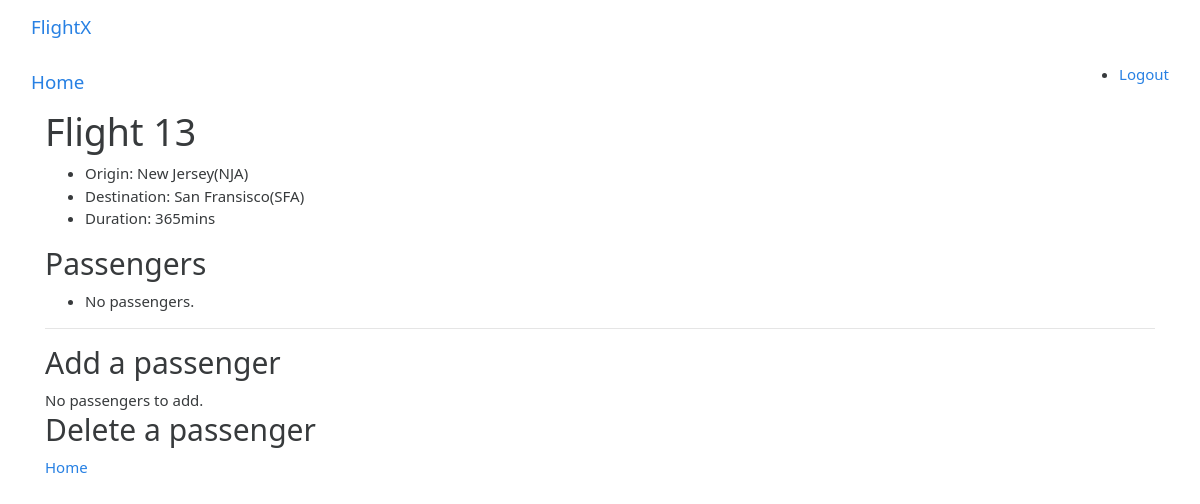
/13, run on the app's committed database.
### webapp/models.py (models this page shows, shortened)
class Flight(models.Model):
    origin = models.ForeignKey(Airport, on_delete=models.CASCADE, related_name="departures")
    destination = models.ForeignKey(Airport, on_delete=models.CASCADE, related_name="arrival")
    duration = models.IntegerField()

class Airport(models.Model):
    code = models.CharField(max_length=3)
    city = models.CharField(max_length=60)
    def __str__(self):
        return f"{self.city}({self.code})"

### webapp/views.py (the view)
# urls.py: path("<int:flight_id>", views.flight, name="flight"),
def flight(request, flight_id):
    try:
        flight = Flight.objects.get(pk=flight_id)
    except Flight.DoesNotExist:
        raise Http404("Flight does not exist.")
    context = {
        "flight": flight,
        "passengers": flight.passengers.all(),
        "non_passengers": Passenger.objects.exclude(flights=flight).all()
    }
    return render(request, "webapp/flight.html", context)

### webapp/templates/webapp/flight.html (shortened to what this page needs)
{% extends "webapp/base.html" %}
{% block content %}
<nav class="navbar navbar-default">
    <div class="container-fluid">
        <div class="navbar-header">
            <a class="navbar-brand" href="{% url 'webapp:index' %}">Home</a>
        </div>
        <ul>
            <li><a href="{% url 'webapp:logout' %}">Logout</a></li>
        </ul>
    </div>
</nav>
<div class="container">
    <h1>Flight {{ flight.id }}</h1>
    <ul>
        <li>Origin: {{ flight.origin }}</li>
        <li>Destination: {{ flight.destination }}</li>
        <li>Duration: {{ flight.duration }}mins</li>
    </ul>
    <h2>Passengers</h2>
    <ul>
        {% for passenger in passengers %}
            <li>{{ passenger }}</li>
        {% empty %}
            <li>No passengers.</li>
        {% endfor %}
    </ul>
    <hr>
    <h2>Add a passenger</h2>
    {% if non_passengers %}
    <form action="{% url 'webapp:book' flight.id %}" method="post">
        {% csrf_token %}
        <select name="passenger">
            {% for passenger in non_passengers %}
                <option value="{{ passenger.id }}">{{ passenger }}</option>
            {% endfor %}
        </select>
        <input type="submit" value="Book Flight">
    </form>
    {% else %}
        <div>No passengers to add.</div>
    {% endif %}
    <h2>Delete a passenger</h2>
    <a href="{% url 'webapp:index' %}">Home</a>
</div>
{% endblock %}

### data on the page
Flight: id "13", origin "New Jersey(NJA)", destination "San Fransisco(SFA)", duration "365"
